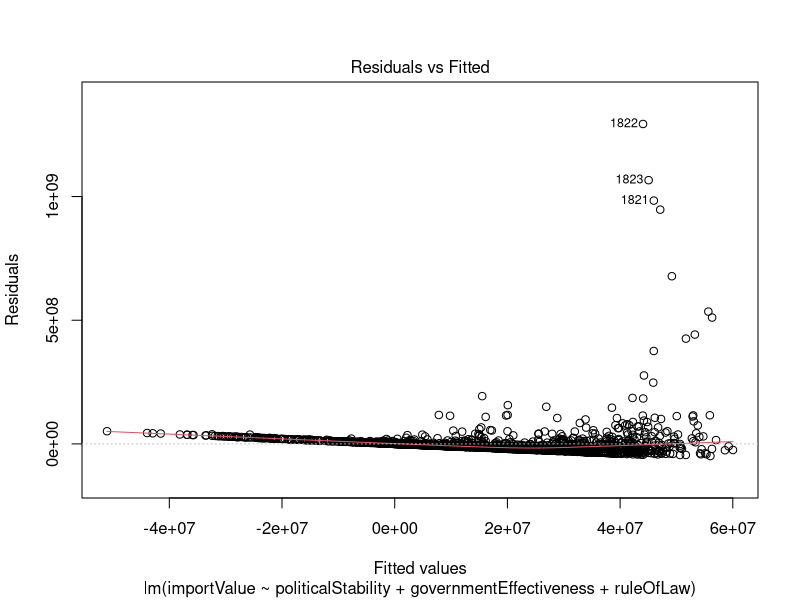
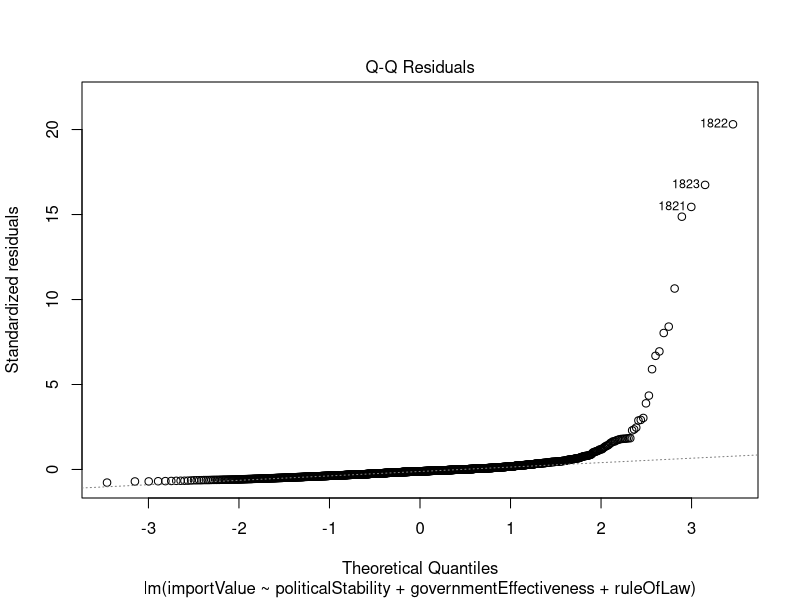
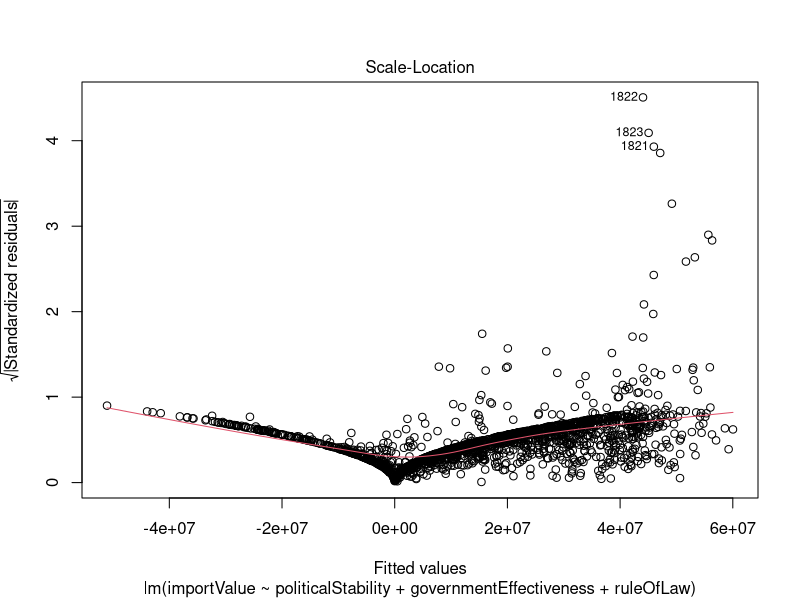
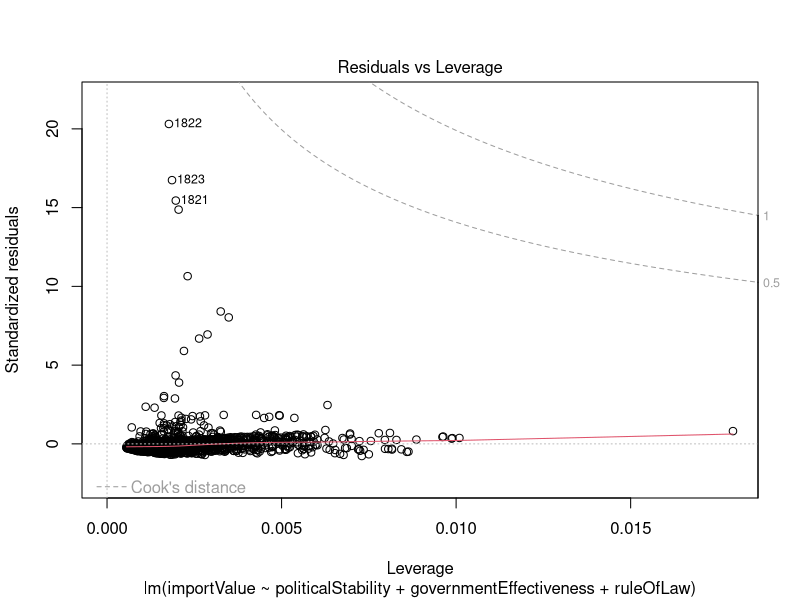

R code for these plots, in order:
## ---- chunk 1
dataset <- read.csv("../data//dataset.csv")
fit <- lm(importValue ~ politicalStability + governmentEffectiveness + ruleOfLaw, data=dataset)
summary(fit) # show results
## ---- chunk 2
plot(fit) # plot results
